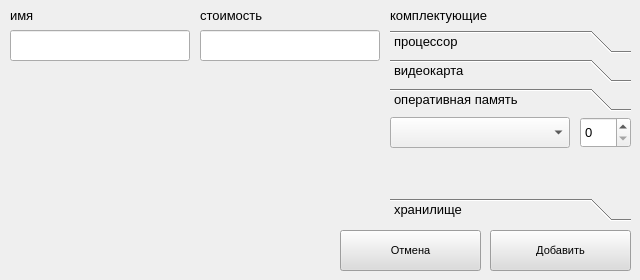
<?xml version="1.0" encoding="UTF-8"?>
<ui version="4.0">
 <class>addProjectWindow</class>
 <widget class="QMainWindow" name="addProjectWindow">
  <property name="geometry">
   <rect>
    <x>0</x>
    <y>0</y>
    <width>640</width>
    <height>280</height>
   </rect>
  </property>
  <property name="minimumSize">
   <size>
    <width>600</width>
    <height>200</height>
   </size>
  </property>
  <property name="maximumSize">
   <size>
    <width>1000</width>
    <height>400</height>
   </size>
  </property>
  <property name="windowTitle">
   <string>Добавить проект</string>
  </property>
  <property name="windowIcon">
   <iconset>
    <normaloff>../images/rikor_ico.ico</normaloff>../images/rikor_ico.ico</iconset>
  </property>
  <widget class="QWidget" name="centralwidget">
   <widget class="QLineEdit" name="nameLine">
    <property name="geometry">
     <rect>
      <x>10</x>
      <y>30</y>
      <width>180</width>
      <height>31</height>
     </rect>
    </property>
    <property name="font">
     <font>
      <family>Segoe UI</family>
      <pointsize>10</pointsize>
     </font>
    </property>
   </widget>
   <widget class="QLabel" name="nameLabel">
    <property name="geometry">
     <rect>
      <x>10</x>
      <y>5</y>
      <width>181</width>
      <height>20</height>
     </rect>
    </property>
    <property name="font">
     <font>
      <family>Segoe UI</family>
      <pointsize>10</pointsize>
     </font>
    </property>
    <property name="text">
     <string>имя</string>
    </property>
    <property name="alignment">
     <set>Qt::AlignLeading|Qt::AlignLeft|Qt::AlignVCenter</set>
    </property>
   </widget>
   <widget class="QLabel" name="componentsLabel">
    <property name="geometry">
     <rect>
      <x>390</x>
      <y>5</y>
      <width>181</width>
      <height>20</height>
     </rect>
    </property>
    <property name="font">
     <font>
      <family>Segoe UI</family>
      <pointsize>10</pointsize>
     </font>
    </property>
    <property name="text">
     <string>комплектующие</string>
    </property>
    <property name="alignment">
     <set>Qt::AlignLeading|Qt::AlignLeft|Qt::AlignVCenter</set>
    </property>
   </widget>
   <widget class="QLabel" name="bgImageLabel">
    <property name="geometry">
     <rect>
      <x>0</x>
      <y>0</y>
      <width>640</width>
      <height>280</height>
     </rect>
    </property>
    <property name="styleSheet">
     <string notr="true">background-image: url(:/bg/main_bg_640x280.jpg);</string>
    </property>
    <property name="text">
     <string/>
    </property>
   </widget>
   <widget class="QPushButton" name="addButton">
    <property name="geometry">
     <rect>
      <x>490</x>
      <y>230</y>
      <width>141</width>
      <height>41</height>
     </rect>
    </property>
    <property name="font">
     <font>
      <family>MS Shell Dlg 2</family>
      <pointsize>8</pointsize>
     </font>
    </property>
    <property name="cursor">
     <cursorShape>PointingHandCursor</cursorShape>
    </property>
    <property name="styleSheet">
     <string notr="true">background-color: rgb(220, 220, 220);</string>
    </property>
    <property name="text">
     <string>Добавить</string>
    </property>
   </widget>
   <widget class="QPushButton" name="cancelButton">
    <property name="geometry">
     <rect>
      <x>340</x>
      <y>230</y>
      <width>141</width>
      <height>41</height>
     </rect>
    </property>
    <property name="font">
     <font>
      <family>MS Shell Dlg 2</family>
      <pointsize>8</pointsize>
     </font>
    </property>
    <property name="cursor">
     <cursorShape>PointingHandCursor</cursorShape>
    </property>
    <property name="styleSheet">
     <string notr="true">background-color: rgb(220, 220, 220);</string>
    </property>
    <property name="text">
     <string>Отмена</string>
    </property>
   </widget>
   <widget class="QLabel" name="logoLabel">
    <property name="geometry">
     <rect>
      <x>10</x>
      <y>170</y>
      <width>280</width>
      <height>100</height>
     </rect>
    </property>
    <property name="styleSheet">
     <string notr="true">background-image: url(:/logoImage/rikor_logo_280x100.png);</string>
    </property>
    <property name="text">
     <string/>
    </property>
   </widget>
   <widget class="QToolBox" name="toolBox">
    <property name="geometry">
     <rect>
      <x>390</x>
      <y>30</y>
      <width>241</width>
      <height>191</height>
     </rect>
    </property>
    <property name="font">
     <font>
      <family>Segoe UI</family>
      <pointsize>10</pointsize>
     </font>
    </property>
    <property name="cursor">
     <cursorShape>PointingHandCursor</cursorShape>
    </property>
    <property name="currentIndex">
     <number>2</number>
    </property>
    <widget class="QWidget" name="processor">
     <property name="geometry">
      <rect>
       <x>0</x>
       <y>0</y>
       <width>241</width>
       <height>39</height>
      </rect>
     </property>
     <attribute name="label">
      <string>процессор</string>
     </attribute>
     <widget class="QComboBox" name="processorBox">
      <property name="geometry">
       <rect>
        <x>0</x>
        <y>0</y>
        <width>241</width>
        <height>31</height>
       </rect>
      </property>
      <property name="font">
       <font>
        <family>Segoe UI</family>
        <pointsize>10</pointsize>
       </font>
      </property>
      <property name="cursor">
       <cursorShape>OpenHandCursor</cursorShape>
      </property>
      <property name="editable">
       <bool>false</bool>
      </property>
      <property name="insertPolicy">
       <enum>QComboBox::InsertAtBottom</enum>
      </property>
     </widget>
    </widget>
    <widget class="QWidget" name="videocard">
     <property name="geometry">
      <rect>
       <x>0</x>
       <y>0</y>
       <width>241</width>
       <height>39</height>
      </rect>
     </property>
     <attribute name="label">
      <string>видеокарта</string>
     </attribute>
     <widget class="QComboBox" name="videocardBox">
      <property name="geometry">
       <rect>
        <x>0</x>
        <y>0</y>
        <width>241</width>
        <height>31</height>
       </rect>
      </property>
      <property name="font">
       <font>
        <family>Segoe UI</family>
        <pointsize>10</pointsize>
       </font>
      </property>
      <property name="cursor">
       <cursorShape>OpenHandCursor</cursorShape>
      </property>
      <property name="editable">
       <bool>false</bool>
      </property>
      <property name="insertPolicy">
       <enum>QComboBox::InsertAtBottom</enum>
      </property>
     </widget>
    </widget>
    <widget class="QWidget" name="ram">
     <property name="geometry">
      <rect>
       <x>0</x>
       <y>0</y>
       <width>241</width>
       <height>39</height>
      </rect>
     </property>
     <attribute name="label">
      <string>оперативная память</string>
     </attribute>
     <widget class="QComboBox" name="ramBox">
      <property name="geometry">
       <rect>
        <x>0</x>
        <y>0</y>
        <width>180</width>
        <height>31</height>
       </rect>
      </property>
      <property name="font">
       <font>
        <family>Segoe UI</family>
        <pointsize>10</pointsize>
       </font>
      </property>
      <property name="cursor">
       <cursorShape>OpenHandCursor</cursorShape>
      </property>
      <property name="editable">
       <bool>false</bool>
      </property>
      <property name="insertPolicy">
       <enum>QComboBox::InsertAtBottom</enum>
      </property>
     </widget>
     <widget class="QSpinBox" name="spinCount">
      <property name="geometry">
       <rect>
        <x>190</x>
        <y>0</y>
        <width>51</width>
        <height>31</height>
       </rect>
      </property>
     </widget>
    </widget>
    <widget class="QWidget" name="storage_device">
     <property name="geometry">
      <rect>
       <x>0</x>
       <y>0</y>
       <width>241</width>
       <height>39</height>
      </rect>
     </property>
     <attribute name="label">
      <string>хранилище</string>
     </attribute>
     <widget class="QComboBox" name="storageBox">
      <property name="geometry">
       <rect>
        <x>0</x>
        <y>0</y>
        <width>241</width>
        <height>31</height>
       </rect>
      </property>
      <property name="font">
       <font>
        <family>Segoe UI</family>
        <pointsize>10</pointsize>
       </font>
      </property>
      <property name="cursor">
       <cursorShape>OpenHandCursor</cursorShape>
      </property>
      <property name="editable">
       <bool>false</bool>
      </property>
      <property name="insertPolicy">
       <enum>QComboBox::InsertAtBottom</enum>
      </property>
     </widget>
    </widget>
   </widget>
   <widget class="QLineEdit" name="priceLine">
    <property name="geometry">
     <rect>
      <x>200</x>
      <y>30</y>
      <width>180</width>
      <height>31</height>
     </rect>
    </property>
    <property name="font">
     <font>
      <family>Segoe UI</family>
      <pointsize>10</pointsize>
     </font>
    </property>
   </widget>
   <widget class="QLabel" name="priceLabel">
    <property name="geometry">
     <rect>
      <x>200</x>
      <y>5</y>
      <width>181</width>
      <height>20</height>
     </rect>
    </property>
    <property name="font">
     <font>
      <family>Segoe UI</family>
      <pointsize>10</pointsize>
     </font>
    </property>
    <property name="text">
     <string>стоимость</string>
    </property>
    <property name="alignment">
     <set>Qt::AlignLeading|Qt::AlignLeft|Qt::AlignVCenter</set>
    </property>
   </widget>
   <zorder>bgImageLabel</zorder>
   <zorder>nameLine</zorder>
   <zorder>nameLabel</zorder>
   <zorder>componentsLabel</zorder>
   <zorder>addButton</zorder>
   <zorder>cancelButton</zorder>
   <zorder>logoLabel</zorder>
   <zorder>toolBox</zorder>
   <zorder>priceLine</zorder>
   <zorder>priceLabel</zorder>
  </widget>
 </widget>
 <resources>
  <include location="../images/main_bg_600x200.qrc"/>
  <include location="../images/main_bg_640x280.qrc"/>
  <include location="../images/rikor_logo_280x100.qrc"/>
 </resources>
 <connections/>
</ui>
